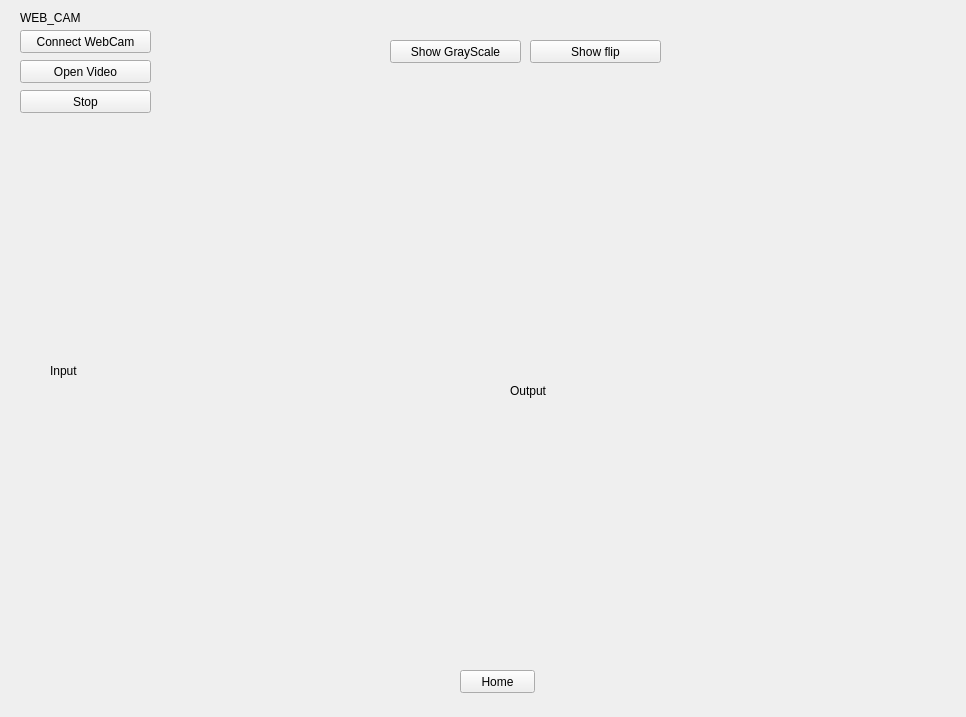
<?xml version="1.0" encoding="UTF-8"?>
<ui version="4.0">
 <class>Form</class>
 <widget class="QWidget" name="Form">
  <property name="geometry">
   <rect>
    <x>0</x>
    <y>0</y>
    <width>966</width>
    <height>717</height>
   </rect>
  </property>
  <property name="windowTitle">
   <string>Form</string>
  </property>
  <widget class="QLabel" name="label">
   <property name="geometry">
    <rect>
     <x>20</x>
     <y>10</y>
     <width>71</width>
     <height>16</height>
    </rect>
   </property>
   <property name="text">
    <string>WEB_CAM</string>
   </property>
  </widget>
  <widget class="QPushButton" name="home">
   <property name="geometry">
    <rect>
     <x>460</x>
     <y>670</y>
     <width>75</width>
     <height>23</height>
    </rect>
   </property>
   <property name="text">
    <string>Home</string>
   </property>
  </widget>
  <widget class="QLabel" name="inputCam">
   <property name="geometry">
    <rect>
     <x>50</x>
     <y>180</y>
     <width>401</width>
     <height>381</height>
    </rect>
   </property>
   <property name="text">
    <string>Input </string>
   </property>
  </widget>
  <widget class="QPushButton" name="connectBtn">
   <property name="geometry">
    <rect>
     <x>20</x>
     <y>30</y>
     <width>131</width>
     <height>23</height>
    </rect>
   </property>
   <property name="text">
    <string>Connect WebCam</string>
   </property>
  </widget>
  <widget class="QPushButton" name="stopBtn">
   <property name="geometry">
    <rect>
     <x>20</x>
     <y>90</y>
     <width>131</width>
     <height>23</height>
    </rect>
   </property>
   <property name="text">
    <string>Stop</string>
   </property>
  </widget>
  <widget class="QPushButton" name="openVideoBtn">
   <property name="geometry">
    <rect>
     <x>20</x>
     <y>60</y>
     <width>131</width>
     <height>23</height>
    </rect>
   </property>
   <property name="text">
    <string>Open Video</string>
   </property>
  </widget>
  <widget class="QPushButton" name="grayscaleBtn">
   <property name="geometry">
    <rect>
     <x>390</x>
     <y>40</y>
     <width>131</width>
     <height>23</height>
    </rect>
   </property>
   <property name="text">
    <string>Show GrayScale</string>
   </property>
  </widget>
  <widget class="QPushButton" name="flipBtn">
   <property name="geometry">
    <rect>
     <x>530</x>
     <y>40</y>
     <width>131</width>
     <height>23</height>
    </rect>
   </property>
   <property name="text">
    <string>Show flip</string>
   </property>
  </widget>
  <widget class="QLabel" name="outputCam">
   <property name="geometry">
    <rect>
     <x>510</x>
     <y>180</y>
     <width>421</width>
     <height>421</height>
    </rect>
   </property>
   <property name="text">
    <string>Output</string>
   </property>
  </widget>
 </widget>
 <resources/>
 <connections/>
</ui>
